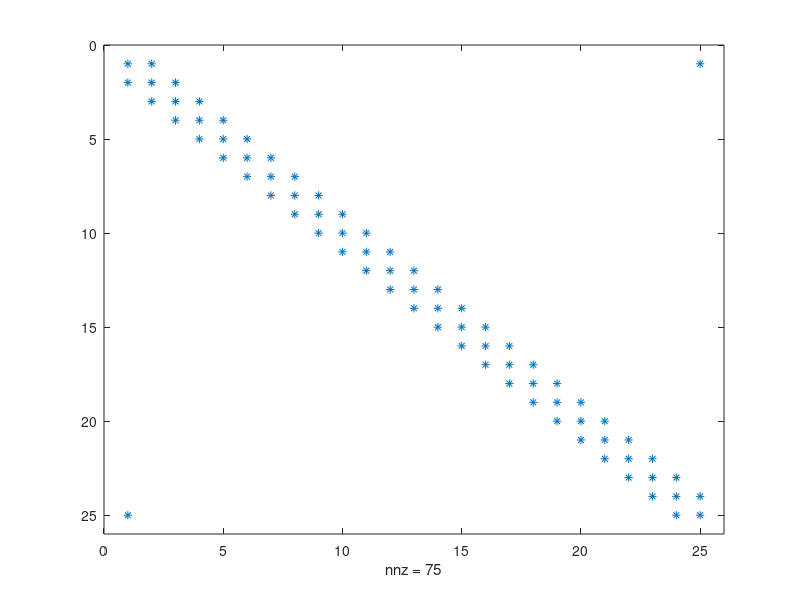

Here is the MATLAB script that generated this plot:
clear all; close all;
n=25;
e1=ones(n,1); % build a vector of ones 

A=spdiags([e1 -2*e1 e1],[-1 0 1],n,n); % diagonals 

A(1,n)=1; A(n,1)=1; % periodic boundaries

spy(A) % spy the matrix